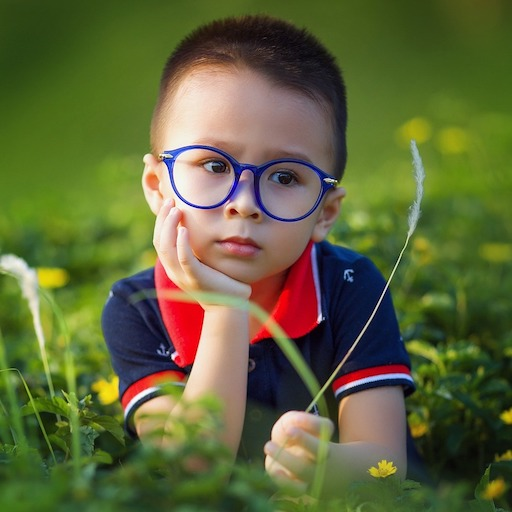
#> input picture week4-python/data/images/sample.jpg, 512 x 512 px, found by its file name
$ jupyter execute Assignment-6_Practice.ipynb   (shell and % lines are left out)
#> lines starting #> are read from the running program, lines starting #| are printed output that depends on the picture; after the words box and inside, x2 and y2 are one past the last pixel; in counts of white or black regions, pixels touching at a corner belong together
[cell 1]
# Import modules
import numpy as np
import matplotlib.pyplot as plt
import cv2
from dataPath import DATA_PATH

[cell 2]
import matplotlib
matplotlib.rcParams['figure.figsize'] = (18.0, 12.0)
matplotlib.rcParams['image.interpolation'] = 'bilinear'

[cell 3]
# Logging
# https://docs.python.org/3/howto/logging-cookbook.html
import logging

# create logger with 'spam_application'
logger = logging.getLogger('Logging')
logger.setLevel(logging.DEBUG)

# create formatter
formatter = logging.Formatter('%(asctime)s - %(name)s - %(levelname)s - %(message)s')

# create console handler with a higher log level
ch = logging.StreamHandler()
ch.setLevel(logging.INFO)
# add formatter to the handler
ch.setFormatter(formatter)
# add the handlers to the logger
logger.addHandler(ch)


# # create file handler which logs even debug messages
# fh = logging.FileHandler('spam.log')
# fh.setLevel(logging.ERROR)
# # add formatter to the handler
# fh.setFormatter(formatter)
# # add the handlers to the logger
# logger.addHandler(fh)

[cell 4]
img = cv2.imread(DATA_PATH+"images/sample.jpg")
#> img is the input picture: shape (512, 512, 3); mean B, G, R 57.8, 101.6, 95.4

[cell 5]
logger.info(img.dtype)
plt.imshow(img[:,:,::-1])
plt.show()

[cell 6]
def convertBGRtoGray(image):
    ###
    ### YOUR CODE HERE
    ###

    B, G, R = cv2.split(image)
    logger.info(R.dtype)
    tempImage = cv2.add(0.299 * R, 0.587 * G)
#     logger.info(tempImage.dtype)
    grayImage = cv2.add(tempImage, 0.114 * B)
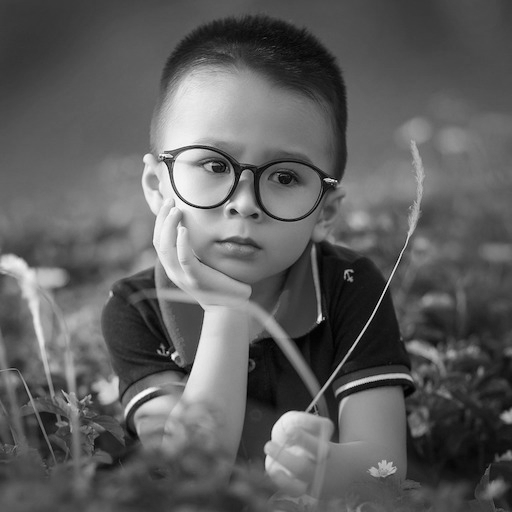
#> grayImage: shape (512, 512) float64; min 0.456, max 253.5, mean 94.7
    grayImage = np.uint8(np.round(grayImage))

    return grayImage

[cell 7]
gray = convertBGRtoGray(img)

[cell 8]
gray_cv = cv2.cvtColor(img,cv2.COLOR_BGR2GRAY)

[cell 9]
plt.figure(figsize=(18,12))
plt.subplot(1,3,1)
plt.title("Result from custom function")
plt.imshow(gray,cmap="gray")
plt.subplot(1,3,2)
plt.title("Result from OpenCV function")
plt.imshow(gray_cv,cmap="gray")
plt.subplot(1,3,3)
plt.title("Difference")
plt.imshow(np.abs(gray-gray_cv),cmap="gray")
plt.show()

[cell 10]
def convertBGRtoHSV(image):
    ###
    ### YOUR CODE HERE
    ###
    B, G, R = cv2.split(image)

    B = B / 255.0
    G = G / 255.0
    R = R / 255.0
    logger.info(B.dtype)

    tempMin = cv2.min(B, G)
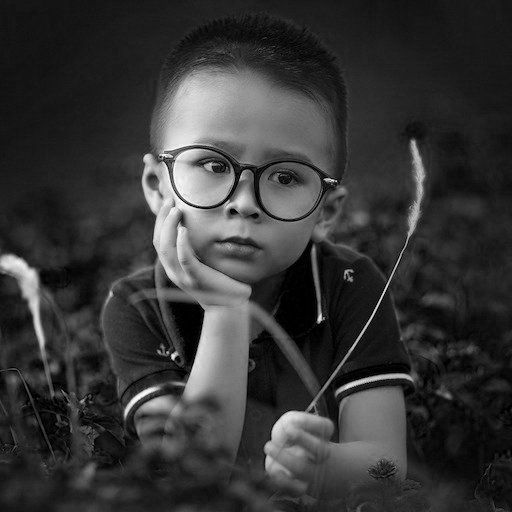
#> tempMin: shape (512, 512) float64; min 0, max 0.996, mean 0.212
    Cmin = cv2.min(tempMin, R) # Cmin = np.amin(image, axis=2)

    tempMax = cv2.max(B, G)
    Cmax = cv2.max(tempMax, R) # Cmax = np.amax(image, axis=2)
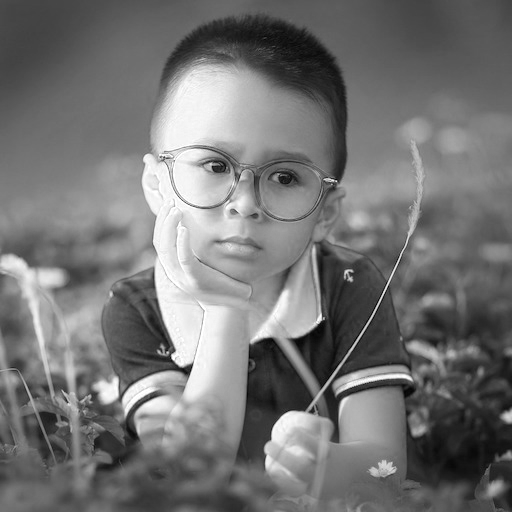
#> Cmax: shape (512, 512) float64; min 0.00392, max 1, mean 0.454

    # Value channel
    # V = np.amax(image, axis=2)
    V = Cmax

    delta = cv2.subtract(Cmax, Cmin)
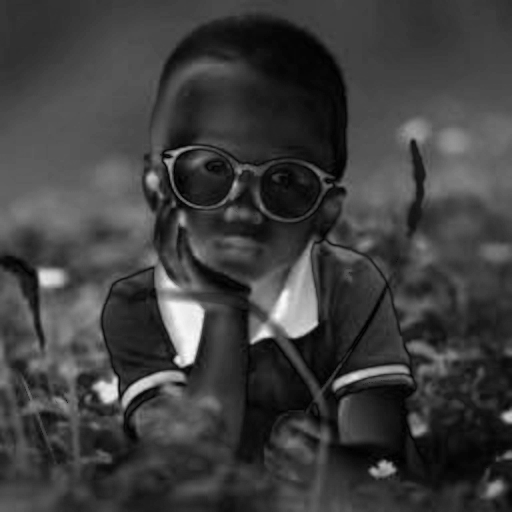
#> delta: shape (512, 512) float64; min 0, max 0.984, mean 0.245

    # Saturation channel
    S = np.zeros_like(V)

    # Method 1
#     tempS = np.divide(delta , V, where = V != 0)
    S = np.divide(delta, V, where = V != 0)
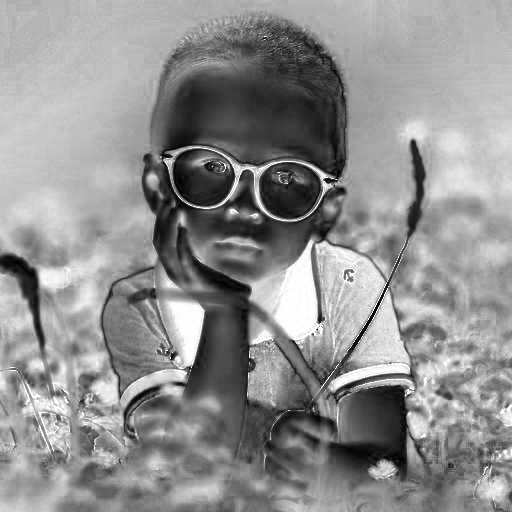
#> S: shape (512, 512) float64; min 0, max 1, mean 0.564
#     S[V != 0] = tempS[V != 0]

    # Method 2
#     S[V != 0] = (V[V != 0] - Cmin[V != 0]) / V[V != 0]

    # Method 3
#     S = np.where(V != 0, delta/V, 0)
#     S[V == 0] = 0


    # Hue Channel
    H = np.zeros_like(V)

    H = np.where(V == R, np.divide(60 * cv2.subtract(G, B), delta, where = delta !=0), H)
    H = np.where(V == G, np.add(120, np.divide(60 * cv2.subtract(B, R), delta, where = delta !=0)), H)
    H = np.where(V == B, np.add(240, np.divide(60 * cv2.subtract(R, G), delta, where = delta !=0)), H)

    H[H < 0] += 360
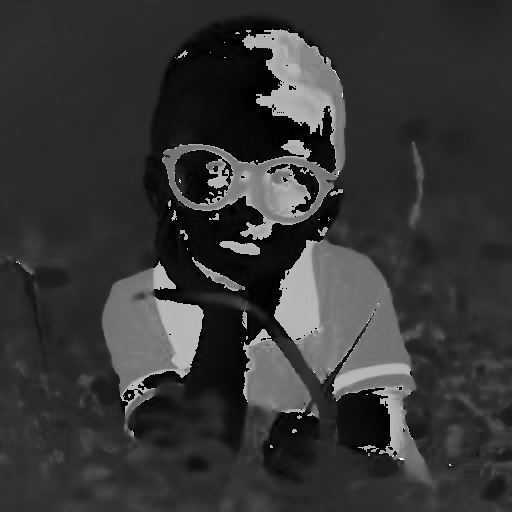
#> H: shape (512, 512) float64; min 0, max 495, mean 106; drawn with min black and max white
    H[delta == 0] = 0
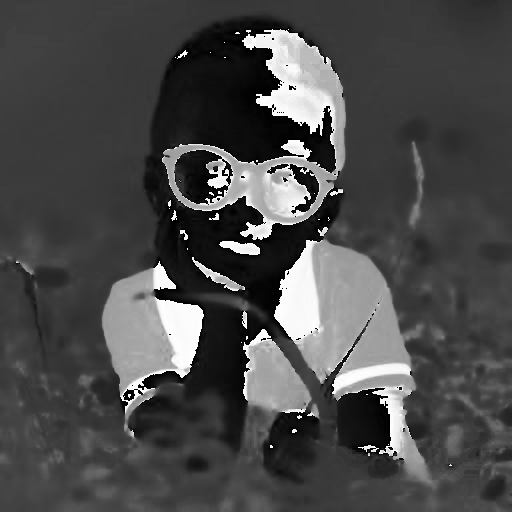
#> H: shape (512, 512) float64; 0.02% of pixels changed, all inside (x1, y1, x2, y2) = (19, 70, 450, 465); drawn with min black and max white

    # Final conversion
    V = np.round(255.0 * V)

    logger.info(np.max(S))
    logger.info(np.min(S))
    logger.info(S.dtype)

    S = np.round(255.0 * S)

    logger.info(np.max(S))
    logger.info(np.min(S))
    logger.info(S.dtype)

    H = np.round( H * 0.5)

    hsvImage = cv2.merge([H, S, V])
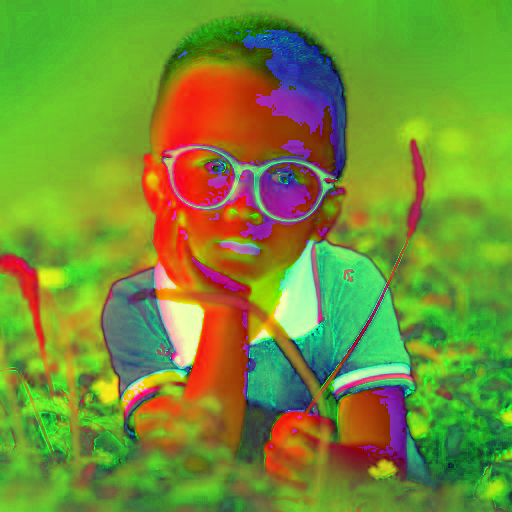
#> hsvImage: shape (512, 512, 3) float64; mean of channels 0, 1, 2 52.9, 143.9, 115.7; drawn as B, G, R
    hsvImage = hsvImage.astype(int)

    logger.info(hsvImage.dtype)
    logger.info(hsvImage.shape)

    return hsvImage

[cell 11]
hsv = convertBGRtoHSV(img)

[cell 12]
hsv_cv = cv2.cvtColor(img,cv2.COLOR_BGR2HSV)
#> hsv_cv: shape (512, 512, 3); mean H, S, V 52.8, 143.9, 115.7
logger.info(hsv_cv.dtype)

[cell 13]
plt.subplot(1,3,1)
plt.title("Result from custom function")
plt.imshow(hsv[:,:,::-1])
plt.subplot(1,3,2)
plt.title("Result from OpenCV function")
plt.imshow(hsv_cv[:,:,::-1])
plt.subplot(1,3,3)
plt.title("Difference")
plt.imshow(np.abs(hsv-hsv_cv)[:,:,::-1])
plt.show()

[cell 14]
h1, s1, v1 = cv2.split(hsv)
h2, s2, v2 = cv2.split(hsv_cv)

[cell 15]
plt.subplot(1,3,1)
plt.title("Result from custom function")
plt.imshow(h1, cmap = 'gray')
plt.subplot(1,3,2)
plt.title("Result from OpenCV function")
plt.imshow(h2, cmap = 'gray')
plt.subplot(1,3,3)
plt.title("Difference")
plt.imshow(np.abs(h1-h2), cmap = 'gray')
plt.show()

[cell 16]
plt.subplot(1,3,1)
plt.title("Result from custom function")
plt.imshow(s1, cmap = 'gray')
plt.subplot(1,3,2)
plt.title("Result from OpenCV function")
plt.imshow(s2, cmap = 'gray')
plt.subplot(1,3,3)
plt.title("Difference")
plt.imshow(np.abs(s1-s2), cmap = 'gray')
plt.show()

diffS = np.abs(s1-s2)
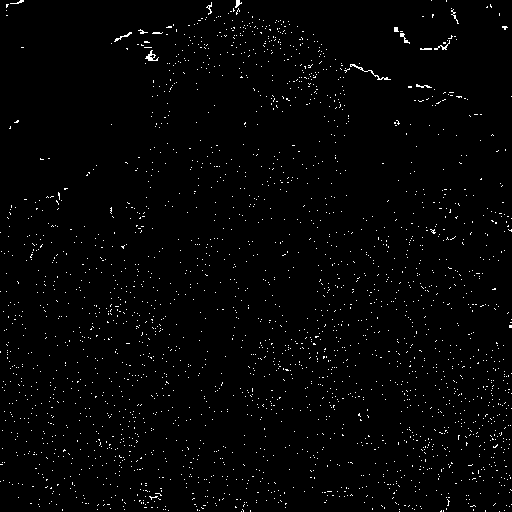
#> diffS: shape (512, 512) int32; values 0 (black) and 1 (white), 1.5% white in thin lines or dots
logger.info(diffS.dtype)
logger.info(diffS[diffS != 0])
logger.info(np.where(diffS !=0))
logger.info(np.count_nonzero(diffS != 0))
logger.info(np.min(diffS))

[cell 17]
plt.subplot(1,3,1)
plt.title("Result from custom function")
plt.imshow(v1, cmap = 'gray')
plt.subplot(1,3,2)
plt.title("Result from OpenCV function")
plt.imshow(v2, cmap = 'gray')
plt.subplot(1,3,3)
plt.title("Difference")
plt.imshow(np.abs(v1-v2), cmap = 'gray')
plt.show()
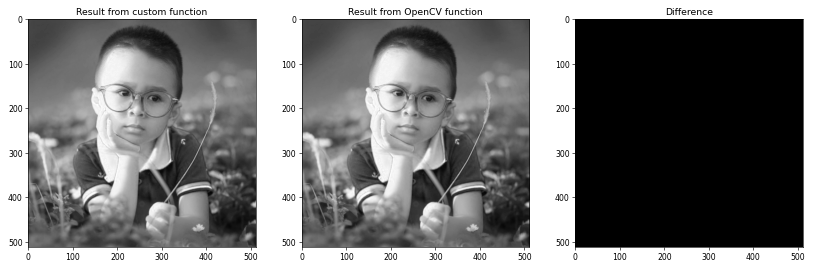
#> figure drawn by matplotlib, 3 panels
